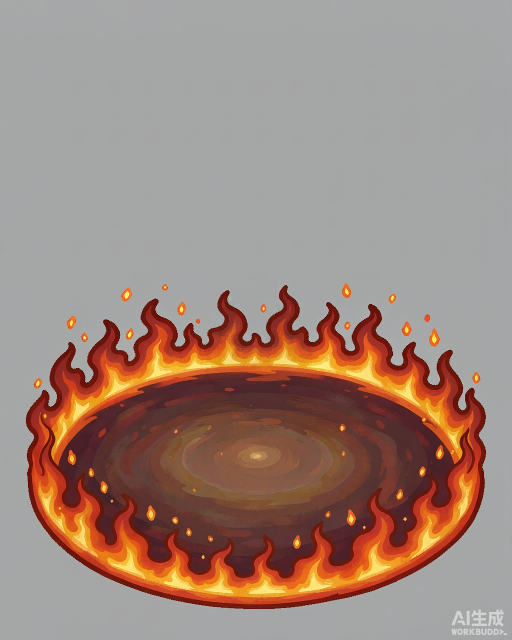
#> input picture art/fx_firepillar_v1/Keep_the_exact_same_art_style__2026-10-28T15-44-52.png, 1024 x 1280 px, found by its file name (shown at 1/2 size)
$ python _fx_firepillar_v11725.py
#> lines starting #> are read from the running program, lines starting #| are printed output that depends on the picture
# -*- coding: utf-8 -*-
"""v1.17.25 火柱 8 帧后处理(纯 PIL)：F1 灰底 keyout + 水印清除 -> 全局 bbox 对齐 -> 512x640 交付
生成图: art/fx_firepillar_v1/*.png (1024x1280)
交付:   assets/images/fx/firepillar/anim_firepillar_01..08.png (512x640)
"""
import os
from PIL import Image, ImageDraw, ImageFilter

SRC = r'F:/workspace/towerdefence/art/fx_firepillar_v1'
OUT = r'F:/workspace/towerdefence/assets/images/fx/firepillar'
FRAMES = {
    1: 'Keep_the_exact_same_art_style__2026-10-28T15-44-52.png',  # F1 圈·落印(灰底+水印)
    2: 'Keep_the_exact_same_art_style__2026-10-28T15-44-02.png',  # F2 聚·收束
    3: 'Keep_the_exact_same_art_style__2026-10-28T15-45-30.png',  # F3 生·立柱
    4: 'Remove_the_wide_burning_ground_2026-10-28T15-46-56.png',  # F4 冲·拔高
    5: 'Keep_the_exact_same_art_style__2026-10-28T15-47-36.png',  # F5 顶·满高
    6: '2D_game_VFX_sprite__stylized_c_2026-10-28T15-33-18.png',  # F6 扩·抵边(基准)
    7: 'Keep_the_exact_same_art_style__2026-10-28T15-48-17.png',  # F7 散·崩解
    8: 'Keep_the_exact_same_art_style__2026-10-28T15-48-50.png',  # F8 烬·余痕
}
TW, TH = 512, 640
MAGENTA = (255, 0, 255, 255)

def coverage(im):
    a = im.getchannel('A')
    hist = a.histogram()
    return sum(hist[9:]) / (im.size[0] * im.size[1])

def keyout_by_floodfill(im, thresh=55):
    """从边缘多点 flood-fill 将背景染洋红，再抠成透明。返回(处理图, 清除比例)。"""
    im = im.copy()
    w, h = im.size
    seeds = [(1, 1), (w - 2, 1), (1, h - 2), (w - 2, h - 2),
             (w // 2, 1), (w // 2, h - 2), (1, h // 2), (w - 2, h // 2)]
    for s in seeds:
        try:
            ImageDraw.floodfill(im, s, MAGENTA, thresh=thresh)
        except Exception:
            pass
    px = im.load()
    cleared = 0
    for y in range(h):
        for x in range(w):
            r, g, b, a = px[x, y]
            if r > 200 and g < 90 and b > 200 and a > 0:
                px[x, y] = (r, g, b, 0)
                cleared += 1
    return im, cleared / (w * h)

def scrub_region(im, box, thr_s=40, thr_v=170):
    """区域内清除低饱和亮像素(水印白字/灰字残留)。"""
    x0, y0, x1, y1 = box
    px = im.load()
    cleared = 0
    for y in range(max(0, y0), min(im.size[1], y1)):
        for x in range(max(0, x0), min(im.size[0], x1)):
            r, g, b, a = px[x, y]
            if a == 0:
                continue
            mx, mn = max(r, g, b), min(r, g, b)
            if mx - mn < thr_s and mx > thr_v:
                px[x, y] = (r, g, b, 0)
                cleared += 1
    return im, cleared

def feather(im, radius=1):
    a = im.getchannel('A').filter(ImageFilter.GaussianBlur(radius))
    im.putalpha(a)
    return im

def main():
    os.makedirs(OUT, exist_ok=True)
    frames = {}
    print('== 1. load & alpha check ==')
    for n in sorted(FRAMES):
        im = Image.open(os.path.join(SRC, FRAMES[n])).convert('RGBA')
        cov = coverage(im)
#> in coverage, `a = im.getchannel('A')`: a: PIL image 1024x1280 L; every value is 255
#> in coverage, `hist = a.histogram()`: hist = 256 values from 0 to 1310720
#> cov = 1
        print(f'F{n}: {im.size} alpha_coverage={cov*100:.1f}%')
#| F1: (1024, 1280) alpha_coverage=100.0%
        if cov > 0.97:
            print('  -> nearly opaque, flood keyout...')
            im, ratio = keyout_by_floodfill(im, thresh=55)
#> after the loop in keyout_by_floodfill, `for s in seeds:`:
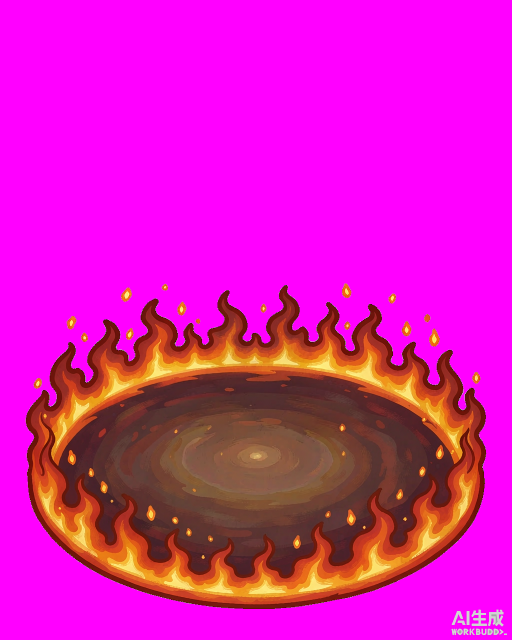
#> im: PIL image 1024x1280 RGBA (shown at 1/2 size); mean R, G, B, A 218.1, 24.9, 182.8, 255
#> after the loop in keyout_by_floodfill, `for y in range(h):`: cleared = 864560
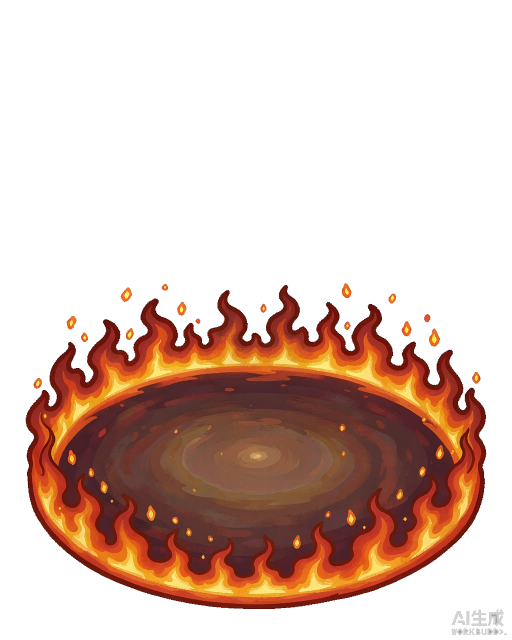
#> im: PIL image 1024x1280 RGBA (shown at 1/2 size); mean R, G, B, A 218.1, 24.9, 182.8, 86.8; transparent parts drawn white
#> ratio = 0.66
            print(f'  cleared {ratio*100:.1f}% by floodfill')
#|   cleared 66.0% by floodfill
            # 水印: F1 右下角
            w, h = im.size
#> w = 1024; h = 1280
            im, c1 = scrub_region(im, (w - 320, h - 140, w, h))
#> after the loop in scrub_region, `for y in range(max(0, y0), min(im.size[1], y1)):`: cleared = 2506
#> c1 = 2506
            print(f'  scrub watermark region: {c1} px')
#|   scrub watermark region: 2506 px
            im = feather(im, 1)
#> in feather, `a = im.getchannel('A').filter(ImageFilter.GaussianBlur(radius))`:
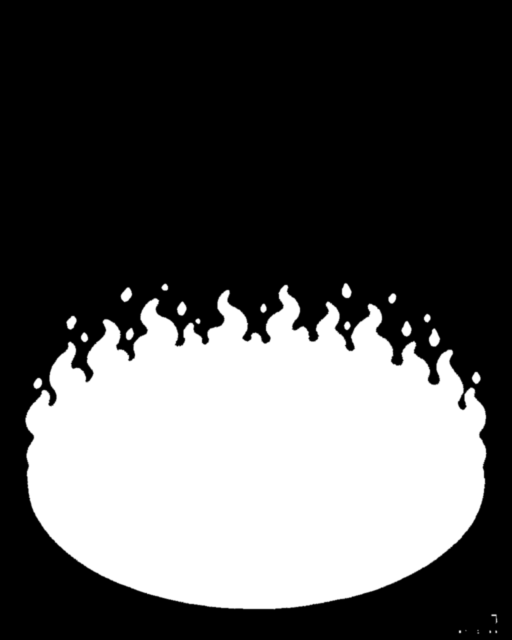
#> a: PIL image 1024x1280 L (shown at 1/2 size); min 0, max 255, mean 86.3
        frames[n] = im
#> pass 2 of the loop in main, `for n in sorted(FRAMES):`:
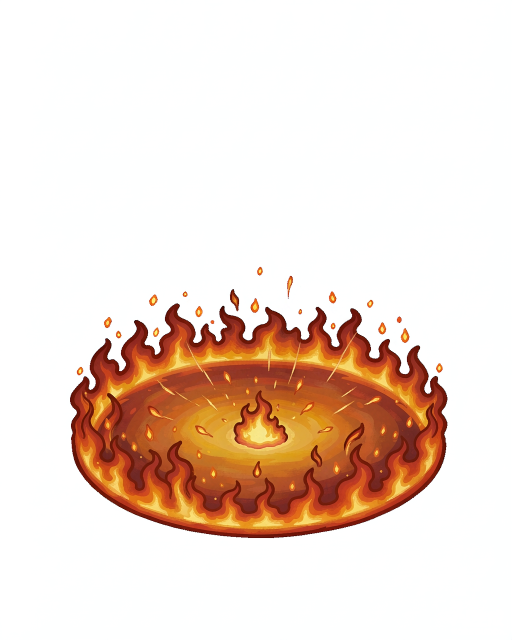
#> input picture art/fx_firepillar_v1/Keep_the_exact_same_art_style__2026-10-28T15-44-02.png, 1024 x 1280 px, found by its file name (shown at 1/2 size)
#| F2: (1024, 1280) alpha_coverage=100.0%
#> after the loop in keyout_by_floodfill (call 2), `for s in seeds:`:
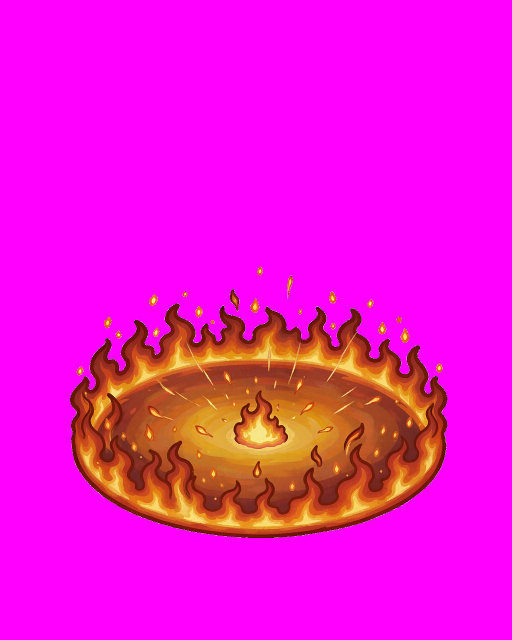
#> im: PIL image 1024x1280 RGBA (shown at 1/2 size); mean R, G, B, A 239.7, 18.6, 209.5, 255
#> after the loop in keyout_by_floodfill (call 2), `for y in range(h):`: cleared = 1038293
#> ratio = 0.792
#|   cleared 79.2% by floodfill
#> c1 = 0
#|   scrub watermark region: 0 px
#> in feather (call 2), `a = im.getchannel('A').filter(ImageFilter.GaussianBlur(radius))`:
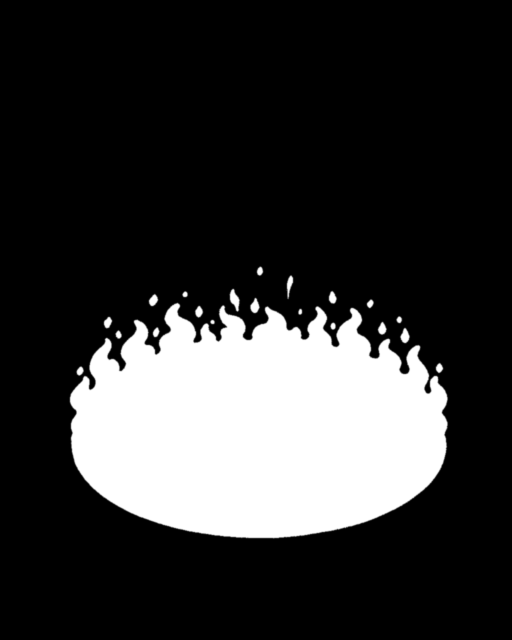
#> a: PIL image 1024x1280 L (shown at 1/2 size); min 0, max 255, mean 53
#> pass 3 of the loop in main, `for n in sorted(FRAMES):`:
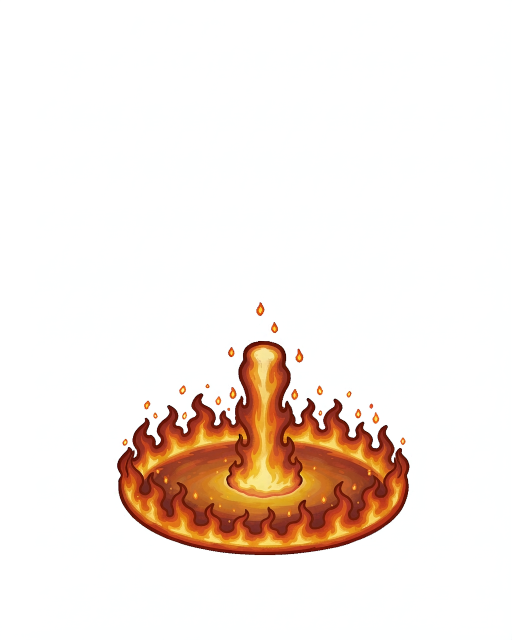
#> input picture art/fx_firepillar_v1/Keep_the_exact_same_art_style__2026-10-28T15-45-30.png, 1024 x 1280 px, found by its file name (shown at 1/2 size)
#| F3: (1024, 1280) alpha_coverage=100.0%
#> after the loop in keyout_by_floodfill (call 3), `for s in seeds:`:
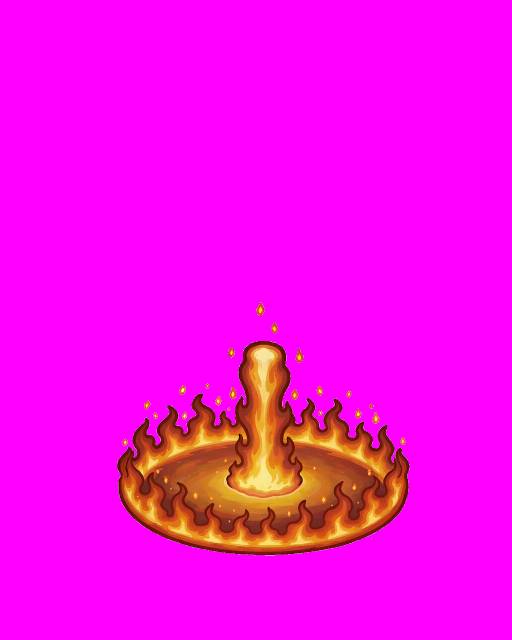
#> im: PIL image 1024x1280 RGBA (shown at 1/2 size); mean R, G, B, A 246.4, 11, 229.3, 255
#> after the loop in keyout_by_floodfill (call 3), `for y in range(h):`: cleared = 1155833
#> ratio = 0.882
#|   cleared 88.2% by floodfill
#|   scrub watermark region: 0 px
#> in feather (call 3), `a = im.getchannel('A').filter(ImageFilter.GaussianBlur(radius))`:
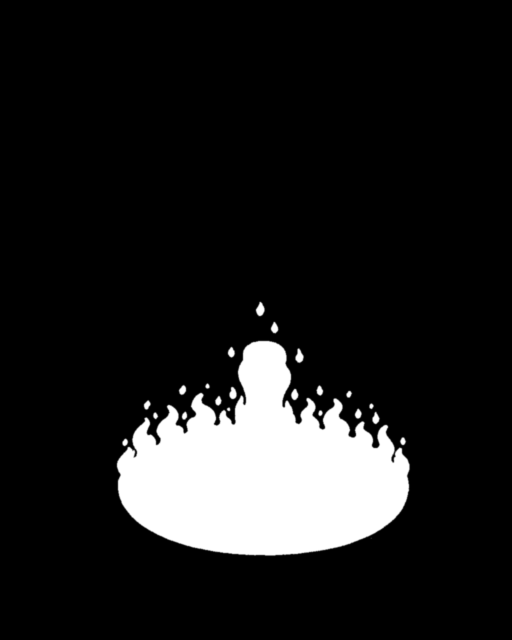
#> a: PIL image 1024x1280 L (shown at 1/2 size); min 0, max 255, mean 30.1
#> the loop made 6 passes; the first 3 are shown

    print('== 2. global bbox union ==')
    boxes = {n: frames[n].getbbox() for n in sorted(frames)}
    for n, bx in boxes.items():
        print(f'F{n} bbox={bx}')
    x0 = min(b[0] for b in boxes.values()); y0 = min(b[1] for b in boxes.values())
    x1 = max(b[2] for b in boxes.values()); y1 = max(b[3] for b in boxes.values())
    uw, uh = x1 - x0, y1 - y0
    print(f'union bbox=({x0},{y0},{x1},{y1}) size={uw}x{uh} ratio={uw/uh:.3f}')

    scale = min((TW - 24) / uw, (TH - 22) / uh)
    cw, ch = int(round(uw * scale)), int(round(uh * scale))
    px = (TW - cw) // 2
    py = TH - 10 - ch
    print(f'scale={scale:.4f} content=({cw},{ch}) paste=({px},{py})')

    print('== 3. crop & resize & paste ==')
    total = 0
    for n in sorted(frames):
        crop = frames[n].crop((x0, y0, x1, y1)).resize((cw, ch), Image.LANCZOS)
        canvas = Image.new('RGBA', (TW, TH), (0, 0, 0, 0))
        canvas.paste(crop, (px, py), crop)
        out_path = os.path.join(OUT, f'anim_firepillar_{n:02d}.png')
        canvas.save(out_path, optimize=True)
        kb = os.path.getsize(out_path) / 1024
        total += kb
        print(f'F{n} -> anim_firepillar_{n:02d}.png ({kb:.0f} KB)')

    print('== 4. contact sheet ==')
    half = TW // 2
    cs = Image.new('RGBA', (half * 4, half * 2), (24, 20, 30, 255))
    for n in sorted(frames):
        im = Image.open(os.path.join(OUT, f'anim_firepillar_{n:02d}.png')).resize((half, int(half * TH / TW)), Image.LANCZOS)
        cs.paste(im, (((n - 1) % 4) * half, ((n - 1) // 4) * int(half * TH / TW)), im)
    cs_path = os.path.join(SRC, 'contact_sheet.png')
    cs.save(cs_path)
    print(f'contact sheet -> {cs_path}')
    print(f'== total {total:.0f} KB for 8 frames ==')

if __name__ == '__main__':
#> (the run stopped early here; a loop or call above may not have finished)
